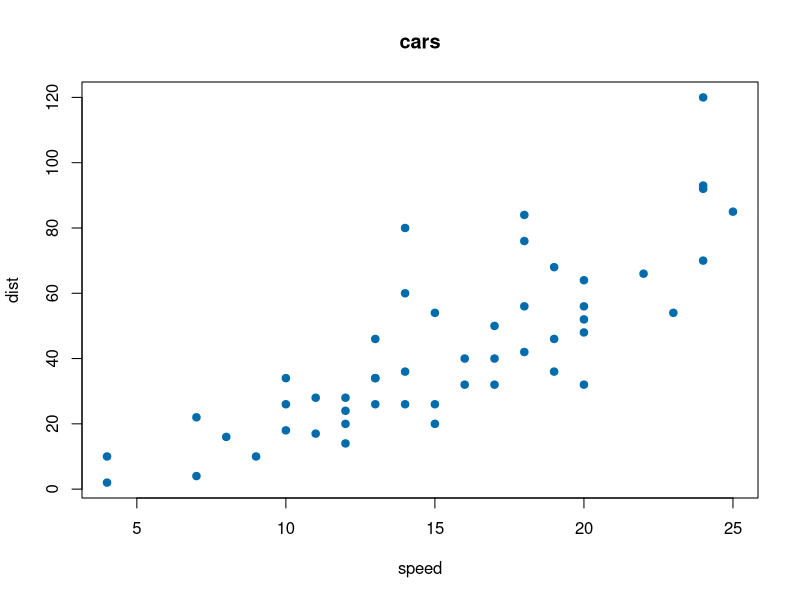

R code for this plot:
## ---- chunk 1
knitr::opts_chunk$set(
  comment = "#>",
  collapse = FALSE,
  fig.width = 6,
  fig.height = 4
)
## ---- chunk 2
summary(cars$speed)
## ---- chunk 3
plot(cars, pch = 19, col = "#006cac", main = "cars")
